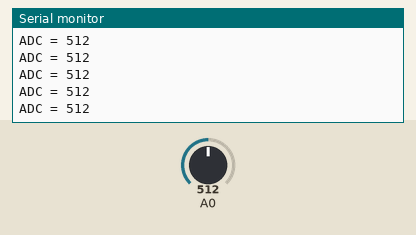
Simulated run of this sketch. Board: Arduino Uno, built with avr-gcc and run on an emulated ATmega328P. Parts: the last lines printed to the serial monitor. The inputs (shaded band) are chosen by the test bench; at power-on: A0 = 512.

Above: at 0.9 s.
1.0 s: A0 set to 716
At 1.25 s:
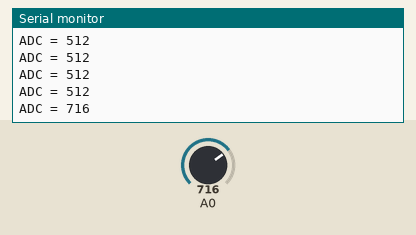
2.5 s: A0 set to 900
At 2.55 s:
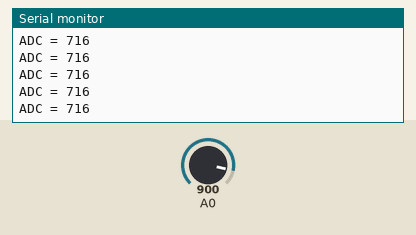
Timing chart, 0 to 5.5 s (numbered marks = the images above; inputs shaded):
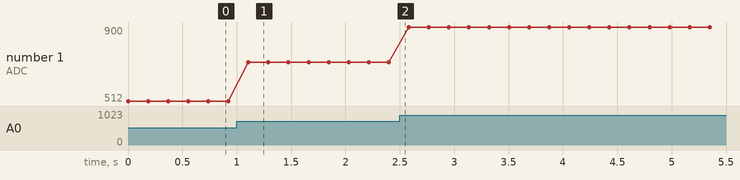

Measured:
- after the input at 1.0 s, the serial monitor: prints a new line after 0.11 s (image 1)
- plotted number 1: 512 → 716 after the input at 1.0 s, 716 → 900 after the input at 2.5 s

The sketch:

potentiometer_baremetal.ino
```cpp
#include <avr/io.h>

void UART_init(void)
{
    UBRR0H = 0;
    UBRR0L = 103;

    UCSR0B = (1 << TXEN0);

    UCSR0C = (1 << UCSZ01) |
             (1 << UCSZ00);
}

void UART_send_char(char data)
{
    while (!(UCSR0A & (1 << UDRE0)))
    {
    }

    UDR0 = data;
}

void UART_send_string(const char *str)
{
    while (*str)
    {
        UART_send_char(*str);
        str++;
    }
}

void UART_send_number(uint16_t num)
{
    char buffer[6];
    uint8_t i = 0;

    if (num == 0)
    {
        UART_send_char('0');
        return;
    }

    while (num > 0)
    {
        buffer[i++] = (num % 10) + '0';
        num = num / 10;
    }

    while (i > 0)
    {
        UART_send_char(buffer[--i]);
    }
}

void ADC_init(void)
{
    ADMUX = (1 << REFS0);

    ADCSRA = (1 << ADEN) |
             (1 << ADPS2) |
             (1 << ADPS1) |
             (1 << ADPS0);
}

uint16_t ADC_read(void)
{
    ADCSRA |= (1 << ADSC);

    while (ADCSRA & (1 << ADSC))
    {
    }

    return ADC;
}

int main(void)
{
    UART_init();
    ADC_init();

    while (1)
    {
        uint16_t adcValue = ADC_read();

        UART_send_string("ADC = ");
        UART_send_number(adcValue);
        UART_send_string("\r\n");

        for (volatile uint32_t i = 0; i < 80000; i++)
        {
        }
    }
}
```
